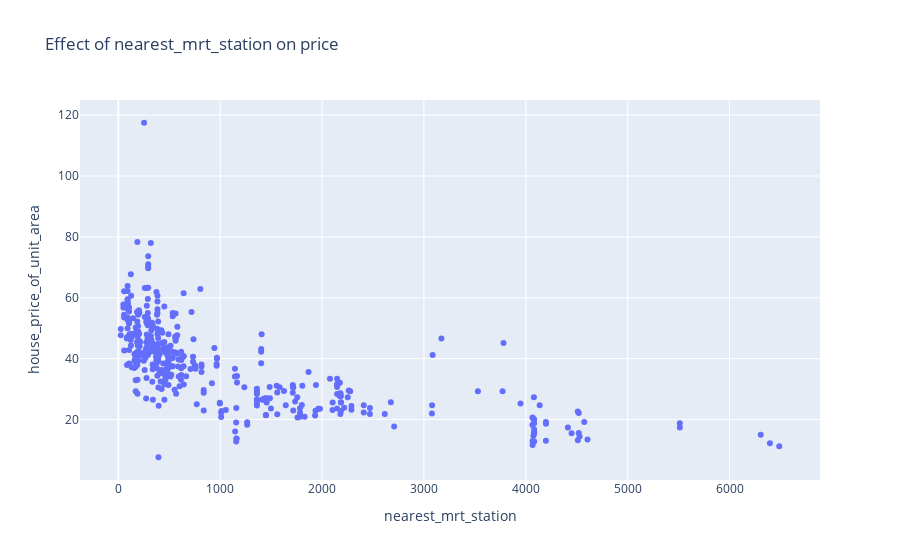

Here is the notebook cell this chart was saved with:
### Markdown cell above
#### 2. Effect of nearest_mrt_station on price

### Code cell
px.scatter(house_df, x = 'nearest_mrt_station', y = 'house_price_of_unit_area', title = 'Effect of nearest_mrt_station on price' )

### Figure 1 — Plotly figure (JSON) as saved in the notebook; plotly's stock layout.template omitted (floating-point values rounded to 4 significant figures; data arrays with more than 128 entries replaced by an {"elided": "..."} marker saying what was removed)
{"data": [{"hovertemplate": "nearest_mrt_station=%{x}<br>house_price_of_unit_area=%{y}<extra></extra>", "legendgroup": "", "marker": {"color": "#636efa", "symbol": "circle"}, "mode": "markers", "name": "", "orientation": "v", "showlegend": false, "type": "scatter", "x": {"elided": "414 float values"}, "xaxis": "x", "y": {"elided": "414 float values"}, "yaxis": "y"}], "layout": {"legend": {"tracegroupgap": 0}, "title": {"text": "Effect of nearest_mrt_station on price"}, "xaxis": {"anchor": "y", "domain": [0, 1], "title": {"text": "nearest_mrt_station"}}, "yaxis": {"anchor": "x", "domain": [0, 1], "title": {"text": "house_price_of_unit_area"}}}}
